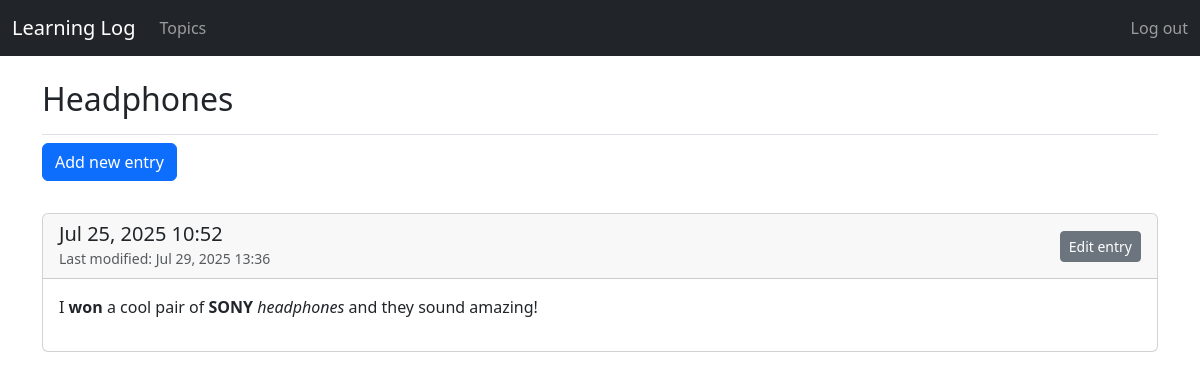
Page /topics/6/ (signed in) on the committed database.
### learning_logs/models.py (models this page shows, shortened)
class Topic(models.Model):
    text = models.CharField(max_length=200)
    date_added = models.DateTimeField(auto_now_add=True)
    owner = models.ForeignKey(User, on_delete=models.CASCADE) # 2. Add the owner field
    def __str__(self):
        return self.text

class Entry(models.Model):
    topic = models.ForeignKey(Topic, on_delete=models.CASCADE)
    """ on_delete=models.CASCADE means that if the related Topic instance is deleted,
    all related Entry instances will also be deleted."""
    text = models.TextField()
    date_added = models.DateTimeField(auto_now_add=True)
    date_modified = models.DateTimeField(auto_now=True)
    class Meta:
        verbose_name_plural = 'entries'

### learning_logs/views.py (the view)
# urls.py: path('topics/<int:topic_id>/', views.topic, name='topic'),
@login_required
def topic(request, topic_id):
    topic = get_object_or_404(Topic, id=topic_id, owner=request.user)
    entries = topic.entry_set.order_by('-date_added')
    context = {'topic': topic, 'entries': entries}
    return render(request, 'learning_logs/topic.html', context)

### learning_logs/templates/learning_logs/topic.html
{% extends "learning_logs/base.html" %}
{% block page_header %}
  <h2>{{ topic }}</h2>
{% endblock page_header %}
{% block content %}
  <p>
    <a href="{% url 'learning_logs:new_entry' topic.id %}" class="btn btn-primary mb-3">Add new entry</a>
  </p>
  {% for entry in entries %}
    <div class="card mb-3">
      <div class="card-header d-flex justify-content-between align-items-center">
        <div>
          <h5 class="mb-0">{{ entry.date_added|date:'M d, Y H:i' }}</h5>
          {% if entry.date_modified|timesince:entry.date_added %}
            <small class="text-muted">Last modified: {{ entry.date_modified|date:'M d, Y H:i' }}</small>
          {% endif %}
        </div>
        <a href="{% url 'learning_logs:edit_entry' entry.id %}" class="btn btn-secondary btn-sm">Edit entry</a>
      </div>
      <div class="card-body">
        {{ entry.text|safe|linebreaks }}
      </div>
    </div>
  {% empty %}
    <p>There are no entries for this topic yet.</p>
  {% endfor %}
{% endblock content %}

### rows in the picture
Topic: text "Headphones"
Entry: date_added "Jul 25, 2025 10:52", date_modified "Jul 29, 2025 13:36", text "I won a cool pair of SONY headphones and they sound amazing!"
